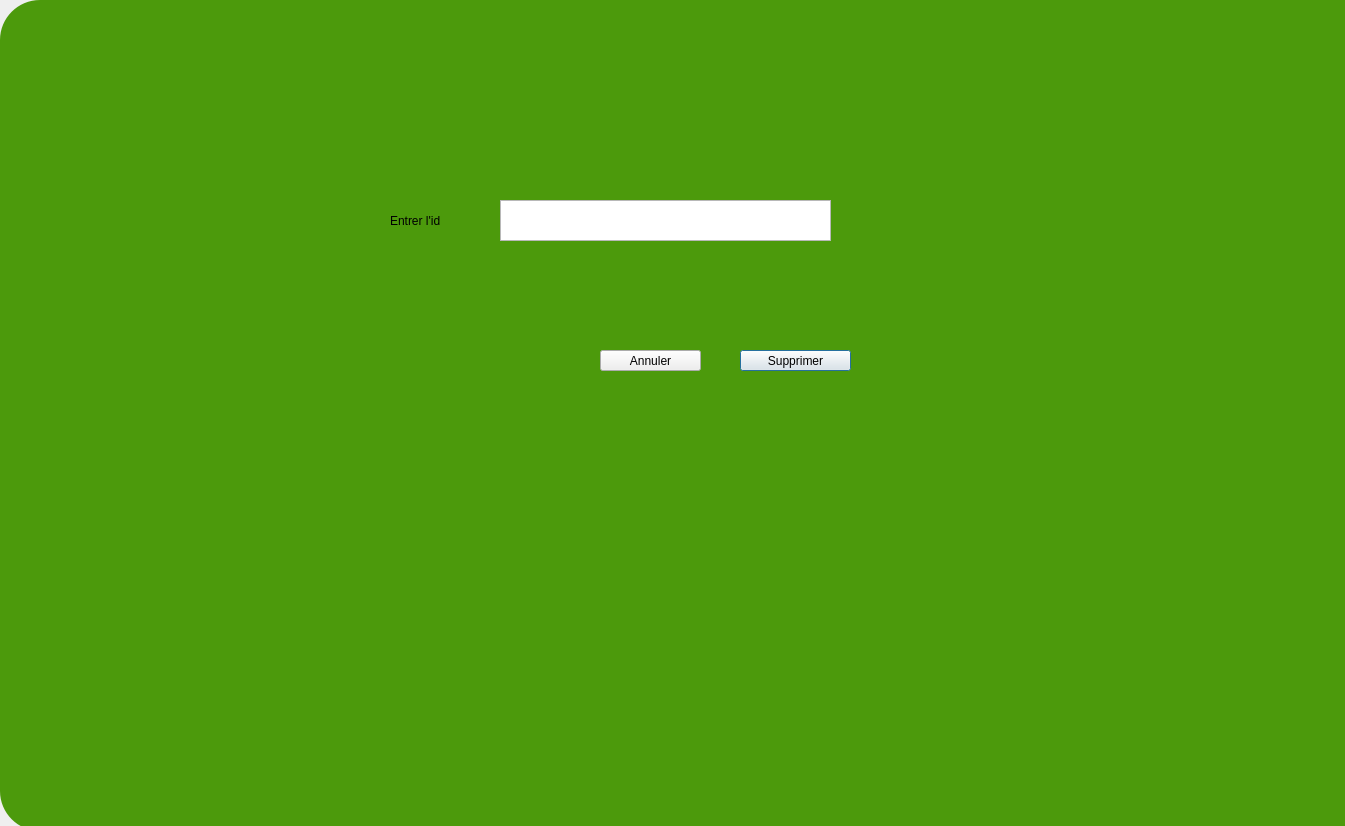
<?xml version="1.0" encoding="UTF-8"?>
<ui version="4.0">
 <class>Dialog</class>
 <widget class="QDialog" name="Dialog">
  <property name="geometry">
   <rect>
    <x>0</x>
    <y>0</y>
    <width>1345</width>
    <height>826</height>
   </rect>
  </property>
  <property name="windowTitle">
   <string>Dialog</string>
  </property>
  <widget class="QGraphicsView" name="graphicsView_2">
   <property name="geometry">
    <rect>
     <x>0</x>
     <y>0</y>
     <width>1431</width>
     <height>831</height>
    </rect>
   </property>
   <property name="styleSheet">
    <string notr="true">background-color: rgb(76, 154, 12);
border-radius: 40px;</string>
   </property>
  </widget>
  <widget class="QTextEdit" name="textEdit">
   <property name="geometry">
    <rect>
     <x>500</x>
     <y>200</y>
     <width>331</width>
     <height>41</height>
    </rect>
   </property>
  </widget>
  <widget class="QLabel" name="label">
   <property name="geometry">
    <rect>
     <x>390</x>
     <y>210</y>
     <width>121</width>
     <height>21</height>
    </rect>
   </property>
   <property name="text">
    <string>Entrer l'id</string>
   </property>
  </widget>
  <widget class="QPushButton" name="pushButton">
   <property name="geometry">
    <rect>
     <x>740</x>
     <y>350</y>
     <width>111</width>
     <height>21</height>
    </rect>
   </property>
   <property name="text">
    <string>Supprimer</string>
   </property>
  </widget>
  <widget class="QPushButton" name="pushButton_2">
   <property name="geometry">
    <rect>
     <x>600</x>
     <y>350</y>
     <width>101</width>
     <height>21</height>
    </rect>
   </property>
   <property name="text">
    <string>Annuler</string>
   </property>
  </widget>
 </widget>
 <resources/>
 <connections/>
</ui>
